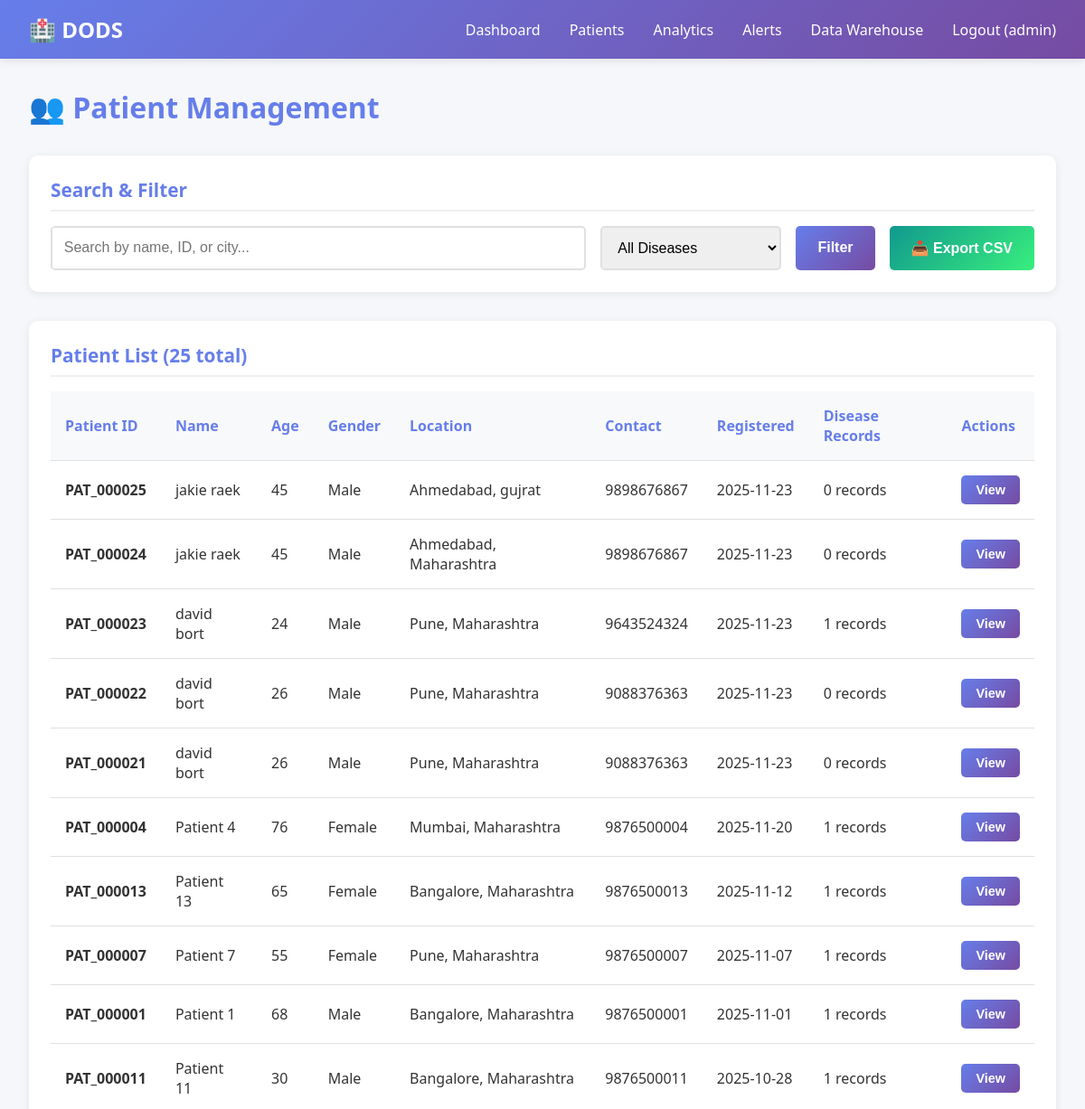
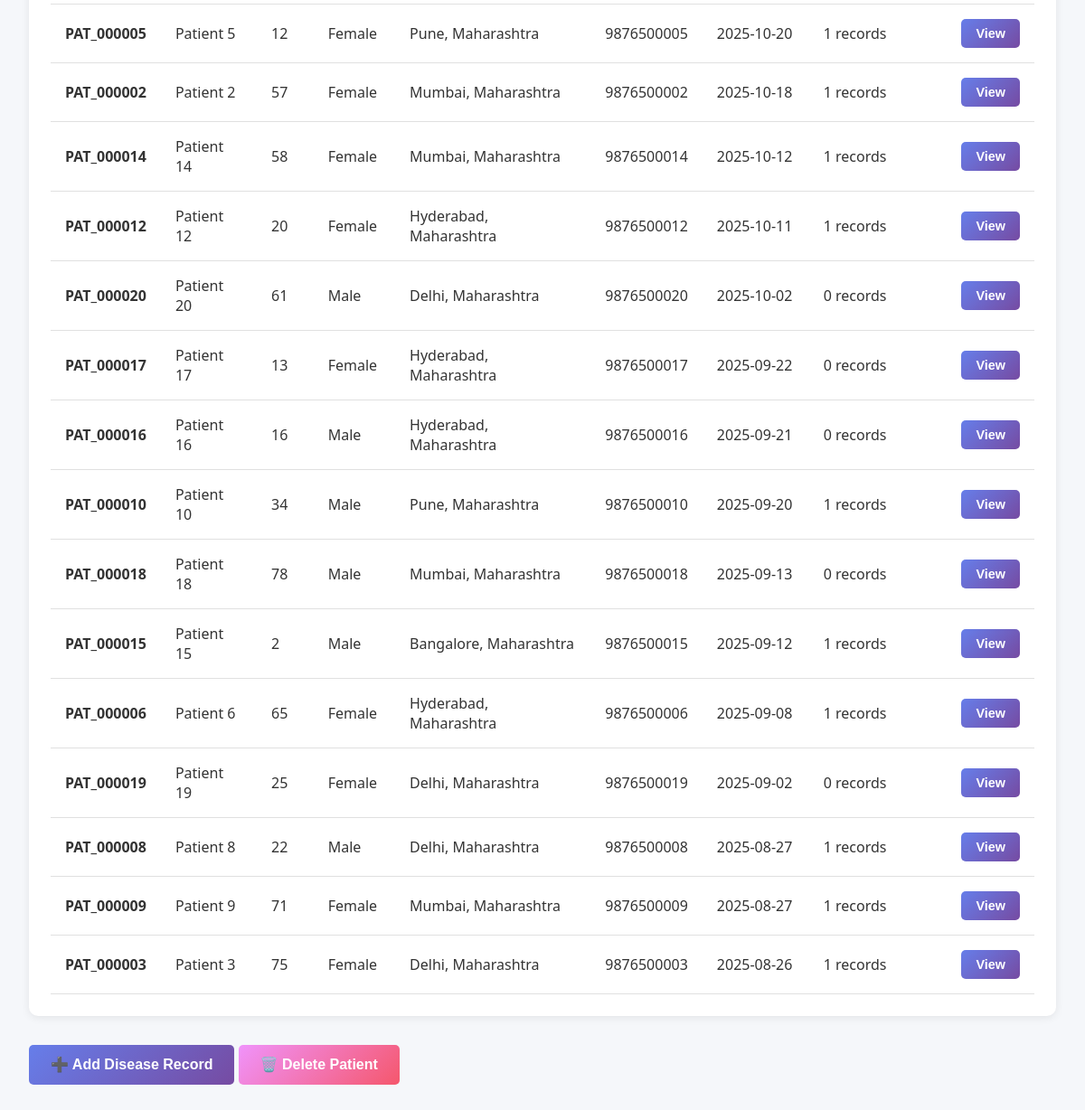
Screenshot of /admin/patients (signed in) with the database file from the repository (2 pictures, top to bottom).
### app.py (models this page shows, shortened)
class User(UserMixin, db.Model):
    __tablename__ = 'users'
    id = db.Column(db.Integer, primary_key=True)
    username = db.Column(db.String(80), unique=True, nullable=False)
    email = db.Column(db.String(120), unique=True, nullable=False)
    password_hash = db.Column(db.String(200), nullable=False)
    role = db.Column(db.String(20), default='user')  # admin or user
    created_at = db.Column(db.DateTime, default=datetime.utcnow)

class Patient(db.Model):
    __tablename__ = 'patients'
    id = db.Column(db.Integer, primary_key=True)
    patient_id = db.Column(db.String(50), unique=True, nullable=False)
    name = db.Column(db.String(100), nullable=False)
    age = db.Column(db.Integer, nullable=False)
    gender = db.Column(db.String(10), nullable=False)
    contact = db.Column(db.String(15))
    address = db.Column(db.String(200))
    city = db.Column(db.String(50))
    state = db.Column(db.String(50))
    country = db.Column(db.String(50), default='India')
    latitude = db.Column(db.Float)
    longitude = db.Column(db.Float)
    registered_date = db.Column(db.DateTime, default=datetime.utcnow)
    disease_records = db.relationship('DiseaseRecord', backref='patient', lazy=True, cascade='all, delete-orphan')

### app.py (the view)
@app.route('/admin/patients')
@login_required
@admin_required
def admin_patients():
    patients = Patient.query.order_by(Patient.registered_date.desc()).all()
    return render_template('admin_patients.html', patients=patients)

### app.py (called while the page is built)
@login_manager.user_loader
def load_user(user_id):
    return User.query.get(int(user_id))

def admin_required(f):
    @wraps(f)
    def decorated_function(*args, **kwargs):
        if not current_user.is_authenticated or current_user.role != 'admin':
            return jsonify({'error': 'Admin access required'}), 403
        return f(*args, **kwargs)
    return decorated_function

### templates/admin_patients.html (shortened to what this page needs)
{% extends "base.html" %}
{% block content %}
<h1 style="margin-bottom: 2rem; color: #667eea;">👥 Patient Management</h1>
<div class="card">
    <div class="card-header">Search & Filter</div>
    <div style="display: flex; gap: 1rem; flex-wrap: wrap;">
        <input type="text" id="searchInput" placeholder="Search by name, ID, or city..." style="flex: 1; min-width: 300px;">
        <select id="diseaseFilter" style="width: 200px;">
            <option value="">All Diseases</option>
        </select>
        <button class="btn btn-primary" onclick="filterPatients()">Filter</button>
        <button class="btn btn-success" onclick="exportData()">📥 Export CSV</button>
    </div>
</div>
<div class="card">
    <div class="card-header">Patient List ({{ patients|length }} total)</div>
    <div style="overflow-x: auto;">
        <table id="patientsTable">
            <thead>
                <tr>
                    <th>Patient ID</th>
                    <th>Name</th>
                    <th>Age</th>
                    <th>Gender</th>
                    <th>Location</th>
                    <th>Contact</th>
                    <th>Registered</th>
                    <th>Disease Records</th>
                    <th>Actions</th>
                </tr>
            </thead>
            <tbody id="patientsBody">
                {% for patient in patients %}
                <tr>
                    <td><strong>{{ patient.patient_id }}</strong></td>
                    <td>{{ patient.name }}</td>
                    <td>{{ patient.age }}</td>
                    <td>{{ patient.gender }}</td>
                    <td>{{ patient.city }}, {{ patient.state }}</td>
                    <td>{{ patient.contact or 'N/A' }}</td>
                    <td>{{ patient.registered_date.strftime('%Y-%m-%d') }}</td>
                    <td>{{ patient.disease_records|length }} records</td>
                    <td>
                        <button class="btn btn-primary" onclick="viewPatient({{ patient.id }})" style="padding: 0.5rem 1rem; font-size: 0.9rem;">View</button>
                    </td>
                </tr>
                {% endfor %}
            </tbody>
        </table>
    </div>
</div>
<div style="margin-top: 2rem;">
    <button class="btn btn-primary" onclick="window.location.href='/user/add-disease-record/${patientId}'">➕ Add Disease Record</button>
    <button class="btn btn-danger" onclick="deletePatient(${patientId})">🗑️ Delete Patient</button>
</div>
{% endblock %}

### templates/base.html (shortened to what this page needs)
<!DOCTYPE html>
<html lang="en">
<head>
    <link rel="stylesheet" href="https://unpkg.com/leaflet@1.9.4/dist/leaflet.css" />
    <link rel="stylesheet" href="https://unpkg.com/leaflet.markercluster@1.5.3/dist/MarkerCluster.css" />
    <link rel="stylesheet" href="https://unpkg.com/leaflet.markercluster@1.5.3/dist/MarkerCluster.Default.css" />
</head>
<body>
    <nav>
        <div class="container">
            <div class="logo">🏥 DODS</div>
            <ul>
                {% if current_user.is_authenticated %}
                    {% if current_user.role == 'admin' %}
                        <li><a href="/admin/dashboard">Dashboard</a></li>
                        <li><a href="/admin/patients">Patients</a></li>
                        <li><a href="/admin/analytics">Analytics</a></li>
                        <li><a href="/admin/alerts">Alerts</a></li>
                        <li><a href="/admin/data-warehouse">Data Warehouse</a></li>
                    {% else %}
                        <li><a href="/user/dashboard">Dashboard</a></li>
                        <li><a href="/user/add-patient">Add Patient</a></li>
                    {% endif %}
                    <li><a href="/logout">Logout ({{ current_user.username }})</a></li>
                {% else %}
                    <li><a href="/login">Login</a></li>
                    <li><a href="/register">Register</a></li>
                {% endif %}
            </ul>
        </div>
    </nav>
    <div class="main-content">
        {% block content %}{% endblock %}
    </div>
</body>
</html>

### templates/base.html (style rules this page uses)
* { margin: 0; padding: 0; box-sizing: border-box; }
body { font-family: 'Segoe UI', Tahoma, Geneva, Verdana, sans-serif; background: #f5f7fa; color: #333; }
nav { background: linear-gradient(135deg, #667eea 0%, #764ba2 100%); color: white; padding: 1rem 2rem; box-shadow: 0 2px 10px rgba(0,0,0,0.1); }
nav .container { max-width: 1400px; margin: 0 auto; display: flex; justify-content: space-between; align-items: center; }
nav .logo { font-size: 1.5rem; font-weight: bold; }
nav ul { list-style: none; display: flex; gap: 2rem; }
nav a { color: white; text-decoration: none; transition: opacity 0.3s; }
.main-content { max-width: 1400px; margin: 2rem auto; padding: 0 2rem; }
.card { background: white; border-radius: 10px; padding: 1.5rem; box-shadow: 0 2px 10px rgba(0,0,0,0.08); margin-bottom: 2rem; }
.card-header { font-size: 1.3rem; font-weight: 600; margin-bottom: 1rem; color: #667eea; border-bottom: 2px solid #f0f0f0; padding-bottom: 0.5rem; }
input, select, textarea { width: 100%; padding: 0.8rem; border: 2px solid #e0e0e0; border-radius: 5px; font-size: 1rem; transition: border-color 0.3s; }
.btn { padding: 0.8rem 1.5rem; border: none; border-radius: 5px; font-size: 1rem; cursor: pointer; transition: all 0.3s; font-weight: 600; }
.btn-primary { background: linear-gradient(135deg, #667eea 0%, #764ba2 100%); color: white; }
.btn-success { background: linear-gradient(135deg, #11998e 0%, #38ef7d 100%); color: white; }
.btn-danger { background: linear-gradient(135deg, #f093fb 0%, #f5576c 100%); color: white; }
table { width: 100%; border-collapse: collapse; }
thead { background: #f8f9fa; }
th, td { padding: 1rem; text-align: left; border-bottom: 1px solid #e0e0e0; }
th { font-weight: 600; color: #667eea; }

### rows the page displays
User: username "admin"
Patient: patient_id "PAT_000025", name "jakie raek", age "45", gender "Male", city "Ahmedabad", state "gujrat", contact "9898676867", registered_date "2025-11-23", disease_records|length "0"
Patient: patient_id "PAT_000024", name "jakie raek", age "45", gender "Male", city "Ahmedabad", state "Maharashtra", contact "9898676867", registered_date "2025-11-23", disease_records|length "0"
Patient: patient_id "PAT_000023", name "david bort", age "24", gender "Male", city "Pune", state "Maharashtra", contact "9643524324", registered_date "2025-11-23", disease_records|length "1"
Patient: patient_id "PAT_000022", name "david bort", age "26", gender "Male", city "Pune", state "Maharashtra", contact "9088376363", registered_date "2025-11-23", disease_records|length "0"
Patient: patient_id "PAT_000021", name "david bort", age "26", gender "Male", city "Pune", state "Maharashtra", contact "9088376363", registered_date "2025-11-23", disease_records|length "0"
Patient: patient_id "PAT_000004", name "Patient 4", age "76", gender "Female", city "Mumbai", state "Maharashtra", contact "9876500004", registered_date "2025-11-20", disease_records|length "1"
Patient: patient_id "PAT_000013", name "Patient 13", age "65", gender "Female", city "Bangalore", state "Maharashtra", contact "9876500013", registered_date "2025-11-12", disease_records|length "1"
Patient: patient_id "PAT_000007", name "Patient 7", age "55", gender "Female", city "Pune", state "Maharashtra", contact "9876500007", registered_date "2025-11-07", disease_records|length "1"
Patient: patient_id "PAT_000001", name "Patient 1", age "68", gender "Male", city "Bangalore", state "Maharashtra", contact "9876500001", registered_date "2025-11-01", disease_records|length "1"
Patient: patient_id "PAT_000011", name "Patient 11", age "30", gender "Male", city "Bangalore", state "Maharashtra", contact "9876500011", registered_date "2025-10-28", disease_records|length "1"
Patient: patient_id "PAT_000005", name "Patient 5", age "12", gender "Female", city "Pune", state "Maharashtra", contact "9876500005", registered_date "2025-10-20", disease_records|length "1"
Patient: patient_id "PAT_000002", name "Patient 2", age "57", gender "Female", city "Mumbai", state "Maharashtra", contact "9876500002", registered_date "2025-10-18", disease_records|length "1"
Patient: patient_id "PAT_000014", name "Patient 14", age "58", gender "Female", city "Mumbai", state "Maharashtra", contact "9876500014", registered_date "2025-10-12", disease_records|length "1"
Patient: patient_id "PAT_000012", name "Patient 12", age "20", gender "Female", city "Hyderabad", state "Maharashtra", contact "9876500012", registered_date "2025-10-11", disease_records|length "1"
Patient: patient_id "PAT_000020", name "Patient 20", age "61", gender "Male", city "Delhi", state "Maharashtra", contact "9876500020", registered_date "2025-10-02", disease_records|length "0"
Patient: patient_id "PAT_000017", name "Patient 17", age "13", gender "Female", city "Hyderabad", state "Maharashtra", contact "9876500017", registered_date "2025-09-22", disease_records|length "0"
Patient: patient_id "PAT_000016", name "Patient 16", age "16", gender "Male", city "Hyderabad", state "Maharashtra", contact "9876500016", registered_date "2025-09-21", disease_records|length "0"
Patient: patient_id "PAT_000010", name "Patient 10", age "34", gender "Male", city "Pune", state "Maharashtra", contact "9876500010", registered_date "2025-09-20", disease_records|length "1"
Patient: patient_id "PAT_000018", name "Patient 18", age "78", gender "Male", city "Mumbai", state "Maharashtra", contact "9876500018", registered_date "2025-09-13", disease_records|length "0"
Patient: patient_id "PAT_000015", name "Patient 15", age "2", gender "Male", city "Bangalore", state "Maharashtra", contact "9876500015", registered_date "2025-09-12", disease_records|length "1"
Patient: patient_id "PAT_000006", name "Patient 6", age "65", gender "Female", city "Hyderabad", state "Maharashtra", contact "9876500006", registered_date "2025-09-08", disease_records|length "1"
Patient: patient_id "PAT_000019", name "Patient 19", age "25", gender "Female", city "Delhi", state "Maharashtra", contact "9876500019", registered_date "2025-09-02", disease_records|length "0"
Patient: patient_id "PAT_000008", name "Patient 8", age "22", gender "Male", city "Delhi", state "Maharashtra", contact "9876500008", registered_date "2025-08-27", disease_records|length "1"
Patient: patient_id "PAT_000009", name "Patient 9", age "71", gender "Female", city "Mumbai", state "Maharashtra", contact "9876500009", registered_date "2025-08-27", disease_records|length "1"
Patient: patient_id "PAT_000003", name "Patient 3", age "75", gender "Female", city "Delhi", state "Maharashtra", contact "9876500003", registered_date "2025-08-26", disease_records|length "1"

### other values shown
{{ patients|length }} "25"
